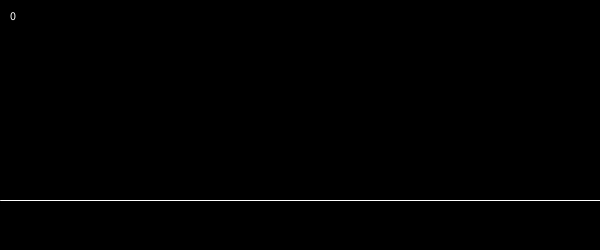
Frame 1 (no input)
Frame 60 (the mouse pressed at the canvas centre just before this capture): identical to frame 1, image omitted
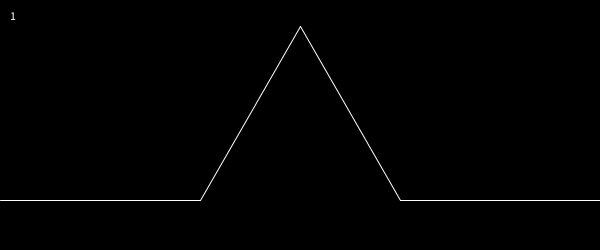
Frame 120 (the mouse held since frame 60 and released just before this capture)

The Processing sketch that drew these frames (run headless with seeded random() and noise(); from frame 60 on, the mouse is pressed at the canvas centre):

// Processing sketch: Koch_curve
// ── Koch_curve.pde
int i = 0;

void setup()
{
  size(600, 250);
}

void draw()
{
  background(0);
  
  stroke(255);
  text(i, 10, 20);

  recursion(i, 0, 200, 600, 200 );
}

void recursion(int i, float x1, float y1, float x2, float y2)
{
  if (i == 0) 
  {
    stroke(255);
    line(x1, y1, x2, y2);
    return;
  }

  float alpha = atan2(y2 - y1, x2 - x1);
  float r = sqrt((x2 - x1) * (x2 - x1) + (y2 - y1) * (y2 - y1));// point distance

  // left point
  float xa = x1 + r * cos(alpha) / 3;
  float ya = y1 + r * sin(alpha) / 3;

  // middle point
  float xc = xa + r * cos(alpha - PI / 3) / 3;
  float yc = ya + r * sin(alpha - PI / 3) / 3;

  // right poiny
  float xb = x1 + 2 * r * cos(alpha) / 3;
  float yb = y1 + 2 * r * sin(alpha) / 3;

  recursion(i - 1, x1, y1, xa, ya);
  recursion(i - 1, xa, ya, xc, yc);
  recursion(i - 1, xc, yc, xb, yb);
  recursion(i - 1, xb, yb, x2, y2);
}

void mousePressed()
{
  ++i;
}
